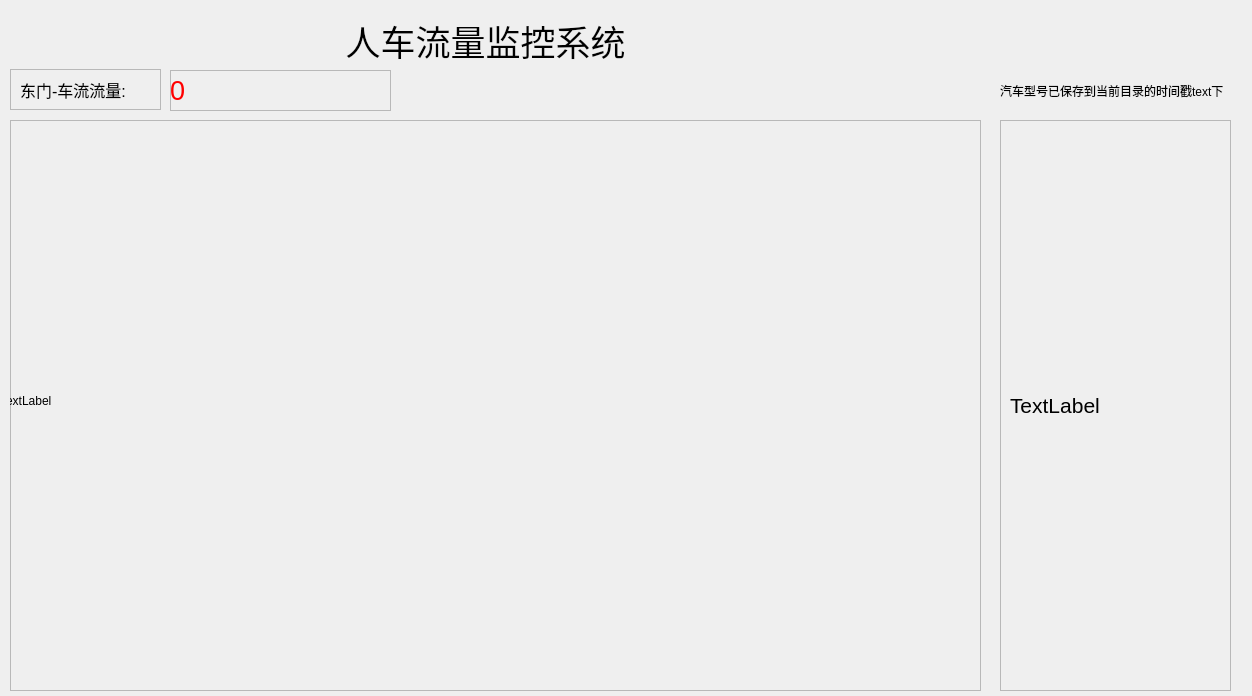
<?xml version="1.0" encoding="UTF-8"?>
<ui version="4.0">
 <class>Dialog</class>
 <widget class="QDialog" name="Dialog">
  <property name="geometry">
   <rect>
    <x>0</x>
    <y>0</y>
    <width>1252</width>
    <height>696</height>
   </rect>
  </property>
  <property name="windowTitle">
   <string>Dialog</string>
  </property>
  <widget class="QFrame" name="frame">
   <property name="geometry">
    <rect>
     <x>10</x>
     <y>120</y>
     <width>971</width>
     <height>571</height>
    </rect>
   </property>
   <property name="frameShape">
    <enum>QFrame::StyledPanel</enum>
   </property>
   <property name="frameShadow">
    <enum>QFrame::Raised</enum>
   </property>
   <widget class="QLabel" name="video1">
    <property name="geometry">
     <rect>
      <x>-10</x>
      <y>0</y>
      <width>961</width>
      <height>561</height>
     </rect>
    </property>
    <property name="text">
     <string>TextLabel</string>
    </property>
   </widget>
  </widget>
  <widget class="QFrame" name="frame_5">
   <property name="geometry">
    <rect>
     <x>10</x>
     <y>69</y>
     <width>151</width>
     <height>41</height>
    </rect>
   </property>
   <property name="frameShape">
    <enum>QFrame::StyledPanel</enum>
   </property>
   <property name="frameShadow">
    <enum>QFrame::Raised</enum>
   </property>
   <widget class="QLabel" name="label">
    <property name="geometry">
     <rect>
      <x>10</x>
      <y>0</y>
      <width>141</width>
      <height>41</height>
     </rect>
    </property>
    <property name="font">
     <font>
      <pointsize>12</pointsize>
     </font>
    </property>
    <property name="text">
     <string>东门-车流流量:</string>
    </property>
   </widget>
  </widget>
  <widget class="QFrame" name="frame_6">
   <property name="geometry">
    <rect>
     <x>170</x>
     <y>70</y>
     <width>221</width>
     <height>41</height>
    </rect>
   </property>
   <property name="frameShape">
    <enum>QFrame::StyledPanel</enum>
   </property>
   <property name="frameShadow">
    <enum>QFrame::Raised</enum>
   </property>
   <widget class="QLabel" name="carnum">
    <property name="geometry">
     <rect>
      <x>0</x>
      <y>0</y>
      <width>211</width>
      <height>41</height>
     </rect>
    </property>
    <property name="font">
     <font>
      <pointsize>20</pointsize>
     </font>
    </property>
    <property name="styleSheet">
     <string notr="true">color:red
</string>
    </property>
    <property name="text">
     <string>0</string>
    </property>
   </widget>
  </widget>
  <widget class="QLabel" name="title">
   <property name="geometry">
    <rect>
     <x>170</x>
     <y>20</y>
     <width>631</width>
     <height>41</height>
    </rect>
   </property>
   <property name="font">
    <font>
     <pointsize>26</pointsize>
    </font>
   </property>
   <property name="text">
    <string>人车流量监控系统</string>
   </property>
   <property name="alignment">
    <set>Qt::AlignCenter</set>
   </property>
  </widget>
  <widget class="QLabel" name="label_2">
   <property name="geometry">
    <rect>
     <x>1000</x>
     <y>70</y>
     <width>261</width>
     <height>41</height>
    </rect>
   </property>
   <property name="text">
    <string>汽车型号已保存到当前目录的时间戳text下</string>
   </property>
  </widget>
  <widget class="QFrame" name="frame_2">
   <property name="geometry">
    <rect>
     <x>1000</x>
     <y>120</y>
     <width>231</width>
     <height>571</height>
    </rect>
   </property>
   <property name="frameShape">
    <enum>QFrame::StyledPanel</enum>
   </property>
   <property name="frameShadow">
    <enum>QFrame::Raised</enum>
   </property>
   <widget class="QLabel" name="label_3">
    <property name="geometry">
     <rect>
      <x>10</x>
      <y>10</y>
      <width>201</width>
      <height>551</height>
     </rect>
    </property>
    <property name="font">
     <font>
      <pointsize>16</pointsize>
      <weight>50</weight>
      <bold>false</bold>
     </font>
    </property>
    <property name="text">
     <string>TextLabel</string>
    </property>
   </widget>
  </widget>
 </widget>
 <resources/>
 <connections/>
</ui>
